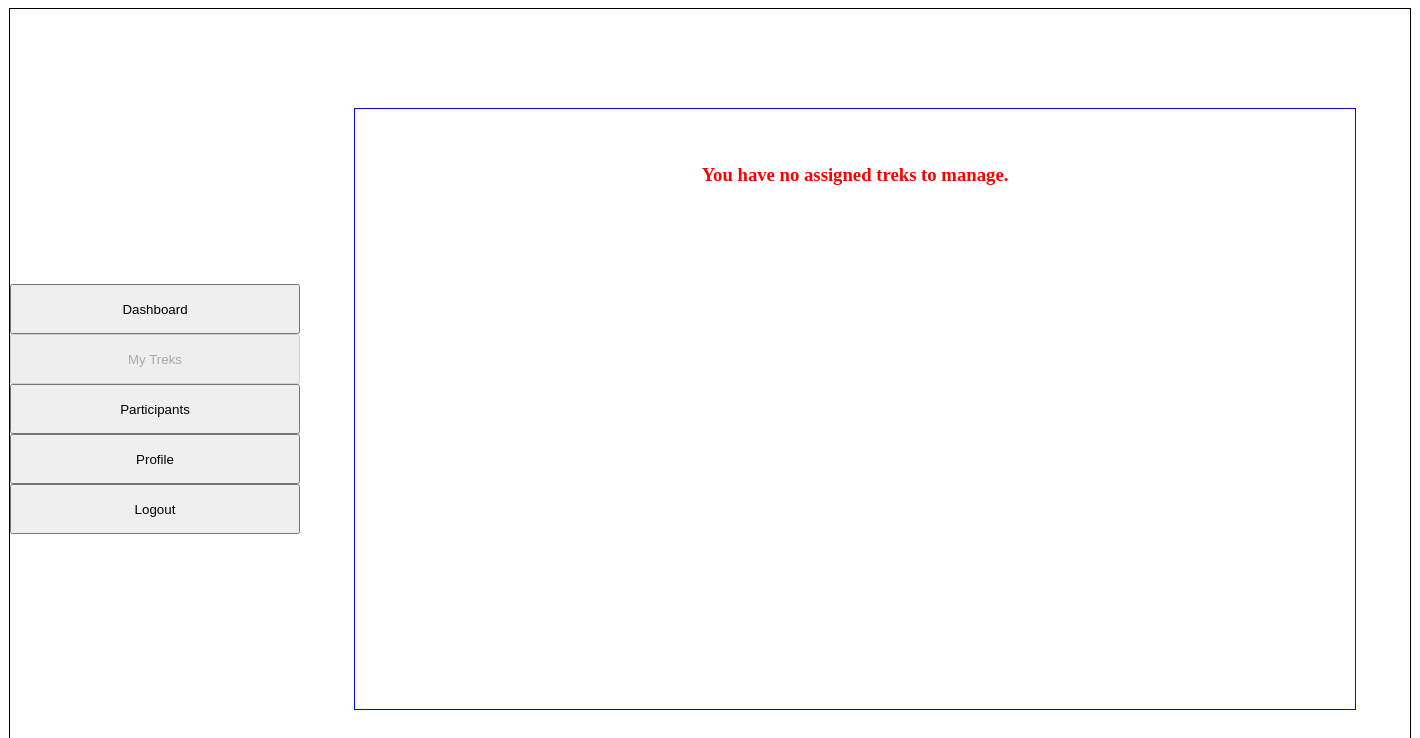
Page /staff_trek_manage (signed in) on the earlier database version.
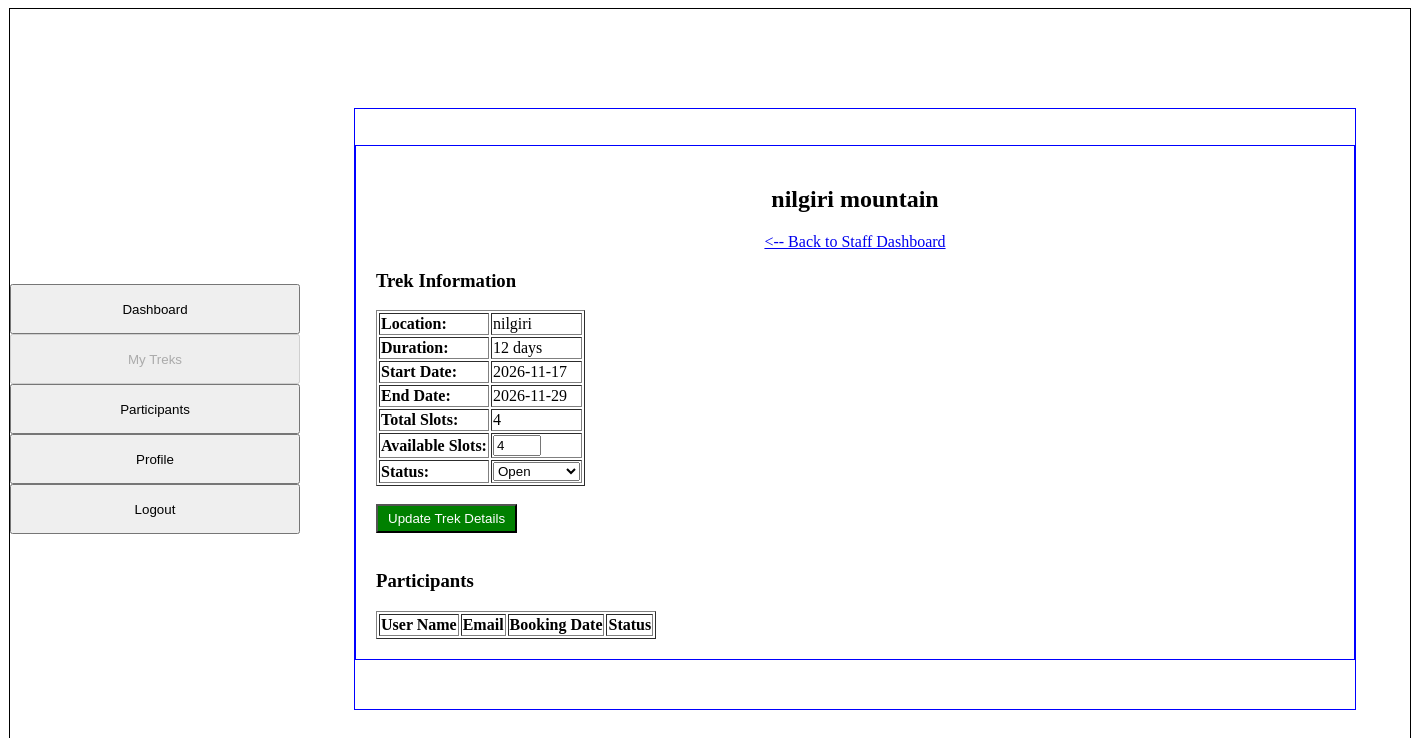
Same page on the later database version.
### models.py (models this page shows)
class Trek(db.Model):
    __tablename__ = "treks"
    trek_id = db.Column(db.Integer, primary_key=True)
    trek_name = db.Column(db.String(200), nullable=False)
    location = db.Column(db.String(100), nullable=False)
    difficulty = db.Column(db.String(50), nullable=False)
    duration = db.Column(db.String(50), nullable=False)
    start_date = db.Column(db.Date, nullable=False)
    end_date = db.Column(db.Date, nullable=False)
    total_slots = db.Column(db.Integer, nullable=False)
    available_slots = db.Column(db.Integer, nullable=False)
    status = db.Column(db.String(20), nullable=False)
    description = db.Column(db.String(500), nullable=False)
    assigned_staff_id = db.Column(db.Integer, db.ForeignKey("users.user_id"), nullable=True)
    bookings = db.relationship("Booking", cascade="all,delete", backref="trek")

### app.py (the view, shortened to what this page needs)
@app.route('/staff_trek_manage', methods=['GET', 'POST'])
def staff_trek_manage():
    if session.get('role') != "1":
        return redirect(url_for('login'))
    current_staff_id = session.get('user_id')
    my_treks = db.session.query(Trek).filter(Trek.assigned_staff_id == current_staff_id).all()
    trek_ids = [t.trek_id for t in my_treks]
    if trek_ids:
        participants = db.session.query(Booking, User)\
            .join(User, Booking.user_id == User.user_id)\
            .filter(Booking.trek_id.in_(trek_ids)).all()
    else:
        participants = []
    return render_template("staff_trek_manage.html", treks=my_treks, participants=participants)

### templates/staff_trek_manage.html (shortened to what this page needs)
{% extends "base.html" %}
{% block sidebar %}
<a href="/staff_dashboard"><input type="button" value="Dashboard" style="width: 290px; height: 50px; margin: 0 auto;"></a><br>
<a href="/staff_trek_manage"><input type="button" value="My Treks" style="width: 290px; height: 50px; margin: 0 auto;"disabled></a><br>
<a href="/participants"><input type="button" value="Participants" style="width: 290px; height: 50px; margin: 0 auto;" ></a><br>
<a href="/profile_staff"><input type="button" value="Profile" style="width: 290px; height: 50px; margin: 0 auto;"></a><br>
<a href="/logout"><input type="button" value="Logout" style="width: 290px; height: 50px; margin: 0 auto;"></a>
{% endblock %}
{% block content %}
<div class="usr-dash">
    {% for trek in treks %}
    <div style="border: 1px solid blue; padding: 20px; margin-bottom: 30px;">
        <h2 style="text-align: center;">{{ trek.trek_name }}</h2>
        <div style="text-align: center;">
            <a href="/staff_dashboard"><-- Back to Staff Dashboard</a>
        </div>
        <h3>Trek Information</h3>
        <form action="/staff_trek_manage" method="POST">
    <table border="1px solid black" >
                <tr><td><b>Location:</b></td><td>{{ trek.location }}</td></tr>
                <tr><td><b>Duration:</b></td><td>{{ trek.duration }} days</td></tr>
                <tr><td><b>Start Date:</b></td><td>{{ trek.start_date }}</td></tr>
                <tr><td><b>End Date:</b></td><td>{{ trek.end_date }}</td></tr>
                <tr><td><b>Total Slots:</b></td><td>{{ trek.total_slots }}</td></tr>
                <tr>
                    <td><b>Available Slots:</b></td>
                    <td>
                        <input type="number" name="available_slots" value="{{ trek.available_slots }}" min="0" max="{{ trek.total_slots }}">
                    </td>
                </tr>
                <tr>
                    <td><b>Status:</b></td>
                    <td>
                        <select name="status">
                            <option value="Open" {% if trek.status == 'Open' %}selected{% endif %}>Open</option>
                        </select>
                    </td>
                </tr>
            </table>
            <br>
            <input type="submit" value="Update Trek Details" style="background-color: green; color: white; padding: 5px 10px; cursor: pointer;">
        </form>
        <br>
        <h3>Participants</h3>
    <table border="1px solid black" >
            <tr>
                <th>User Name</th>
                <th>Email</th>
                <th>Booking Date</th>
                <th>Status</th>
            </tr>
        </table>
    </div>
    {% endfor %}
    {% if not treks %}
        <h3 style="color: red; text-align: center;">You have no assigned treks to manage.</h3>
    {% endif %}
</div>
{% endblock %}

Differences in the rows shown:
added Trek: trek_name "nilgiri mountain", location "nilgiri", duration "12", start_date "2026-11-17", end_date "2026-11-29", total_slots "4", available_slots "4"
Other differences:
text no longer shown: "You have no assigned treks to manage."
